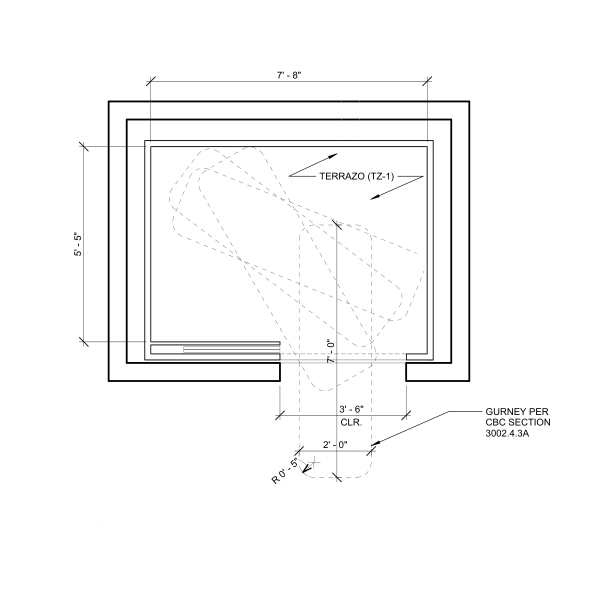
#> input picture backend/converted_images/Sheet-430_SHUTTLE_GURNEY_ELEVATOR_CAR.png, 1189 x 1187 px, given in place of out.png, which was not available (shown at 1/2 size)
$ python mathtest.py out.png
#> lines starting #> are read from the running program, lines starting #| are printed output that depends on the picture; after the words box and inside, x2 and y2 are one past the last pixel; in counts of white or black regions, pixels touching at a corner belong together; pictures that were not available may be replaced by others from this repository, and a replacement may not be noted
#!/usr/bin/env python3
"""
Click-based annotation remover - VISUAL VERSION
All objects are shown in RED outlines so you can see them
"""

import cv2
import numpy as np
import sys
from pathlib import Path

MIN_AREA = 50
MAX_AREA = 200000

class ClickRemover:
    def __init__(self, image_path):
#> called with image_path = 'out.png'
        self.original = cv2.imread(str(image_path))
#> self.original is the input picture: shape (1187, 1189, 3); min 0, max 255, mean 249.3
        if self.original is None:
            raise ValueError(f"Cannot load {image_path}")

        self.img = self.original.copy()

        # Find all objects - try multiple thresholds
        gray = cv2.cvtColor(self.img, cv2.COLOR_BGR2GRAY)

        # Debug: save binary image
        _, binary = cv2.threshold(gray, 150, 255, cv2.THRESH_BINARY_INV)
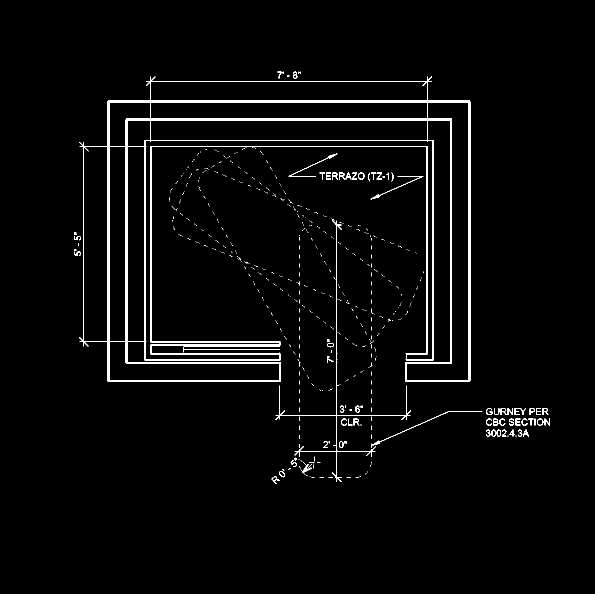
#> binary: shape (1187, 1189) (shown at 1/2 size); 2.5% white; 667 white regions (606 under 20 px)
        cv2.imwrite('/tmp/debug_binary.png', binary)
        print(f"DEBUG: Saved binary image to /tmp/debug_binary.png")

        contours, _ = cv2.findContours(binary, cv2.RETR_EXTERNAL, cv2.CHAIN_APPROX_SIMPLE)
#> contours = 667 contours, 611 with area under 20; largest, box (x1, y1, x2, y2) and area: (158, 153, 941, 764) 187396, (550, 438, 822, 964) 241, (742, 822, 965, 896) 182, (716, 345, 729, 359) 132, (1074, 837, 1087, 851) 130

        print(f"DEBUG: Found {len(contours)} total contours before filtering")
#| DEBUG: Found 667 total contours before filtering

        # Filter by area and store with info
        self.contours = []
        for i, cnt in enumerate(contours):
            area = cv2.contourArea(cnt)
            if MIN_AREA < area < MAX_AREA:
                self.contours.append(cnt)
                x, y, w, h = cv2.boundingRect(cnt)
                if i < 10:  # Show first 10
                    print(f"  Object {len(self.contours)-1}: area={area:.0f}, pos=({x},{y}), size={w}x{h}")
#> this loop made 667 passes
#> (area, x, y, w, h) on passes 8, 13, 24, 35, 42, 46, 47, 53, 60, 62, 67, 69: (79, 543, 952, 17, 16), (91.5, 558, 942, 12, 13), (82.5, 602, 923, 22, 26), (89, 678, 882, 9, 14), (53, 1046, 859, 12, 14), (88.5, 993, 859, 9, 14), (88.5, 983, 859, 9, 14), (129.5, 1074, 837, 13, 14), (114, 986, 837, 11, 14), (79.5, 707, 837, 12, 14), (182.5, 742, 822, 223, 74), (80, 1085, 816, 12, 14)
#> area on passes 27, 37, 43, 44, 45, 48: 29.5, 27, 25, 48.5, 27.5, 23.5
#|   Object 0: area=79, pos=(543,952), size=17x16
#> after the loop, self.contours = 25 contours; largest, box (x1, y1, x2, y2) and area: (158, 153, 941, 764) 187396, (550, 438, 822, 964) 241, (742, 822, 965, 896) 182, (716, 345, 729, 359) 132, (1074, 837, 1087, 851) 130

        self.prototype_idx = None
        self.selected = []

        print(f"\n✓ Found {len(self.contours)} objects (filtered {MIN_AREA}-{MAX_AREA} pixels)")
#| ✓ Found 25 objects (filtered 50-200000 pixels)
        if len(self.contours) == 0:
            print("⚠ WARNING: No objects found! Try adjusting MIN_AREA/MAX_AREA")
        else:
            print("You should see RED outlines on all objects")

    # [32 lines left out: functions find_at_point, find_similar, not called in this run]

    def get_display(self):
        """Create display image with overlays"""
        display = self.img.copy()

        # Draw ALL objects in RED so user can see them
        cv2.drawContours(display, self.contours, -1, (0, 0, 255), 2)
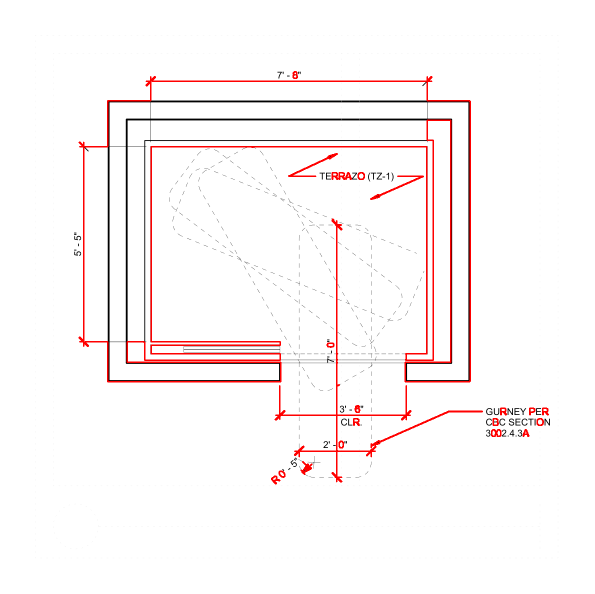
#> display: shape (1187, 1189, 3) (shown at 1/2 size); 2.1% of pixels changed, all inside (x1, y1, x2, y2) = (157, 142, 1098, 969)

        # Draw selected in GREEN
        for idx in self.selected:
            if idx < len(self.contours):
                cv2.drawContours(display, [self.contours[idx]], -1, (0, 255, 0), 3)

        # Draw prototype in BLUE (thicker)
        if self.prototype_idx is not None:
            cv2.drawContours(display, [self.contours[self.prototype_idx]], -1, (255, 0, 0), 4)

        # Add text instructions
        cv2.putText(display, "All objects in RED | Selected in GREEN | Prototype in BLUE",
                    (10, 30), cv2.FONT_HERSHEY_SIMPLEX, 0.7, (255, 255, 255), 2)
        cv2.putText(display, f"Found {len(self.contours)} objects | Selected: {len(self.selected)}",
                    (10, 60), cv2.FONT_HERSHEY_SIMPLEX, 0.7, (255, 255, 255), 2)

        return display

    # [57 lines left out: functions remove_selected, mouse_callback, not called in this run]

    def run(self):
        print("\n" + "="*70)
        print("CLICK anywhere on a RED object to select it")
        print("Press 'F' - Find similar shapes (they turn GREEN)")
        print("Press 'D' - Delete all selected (GREEN + BLUE)")
        print("Press 'C' - Clear selection")
        print("Press 'S' - Save result")
        print("Press 'Q' - Quit")
        print("="*70 + "\n")

        window = 'Click Remover - RED=all, BLUE=prototype, GREEN=selected'
        cv2.namedWindow(window, cv2.WINDOW_NORMAL)
        cv2.setMouseCallback(window, self.mouse_callback)

        cv2.imshow(window, self.get_display())

        while True:
            key = cv2.waitKey(1) & 0xFF
#> (key q is pressed here)

            if key == ord('f'):
                if self.prototype_idx is not None:
                    print(f"\n🔍 Finding shapes similar to object #{self.prototype_idx}...")
                    self.selected = self.find_similar(self.prototype_idx)
                    print(f"✓ Found {len(self.selected)} similar objects (now GREEN)")
                    cv2.imshow(window, self.get_display())
                else:
                    print("⚠ Click on a RED object first!")

            elif key == ord('d'):
                self.remove_selected()
                cv2.imshow(window, self.get_display())

            elif key == ord('c'):
                self.selected = []
                self.prototype_idx = None
                print("✓ Cleared selection")
                cv2.imshow(window, self.get_display())

            elif key == ord('s'):
                out = Path(sys.argv[1]).parent / f"{Path(sys.argv[1]).stem}_cleaned.png"
                cv2.imwrite(str(out), self.img)
                print(f"💾 Saved to {out}")

            elif key == ord('q'):
                break

        cv2.destroyAllWindows()

if __name__ == "__main__":
    if len(sys.argv) < 2:
        print("Usage: python3 mathtest.py <image_path>")
        sys.exit(1)

    try:
        remover = ClickRemover(sys.argv[1])
        remover.run()
    except Exception as e:
        print(f"Error: {e}")
        import traceback
        traceback.print_exc()

$ run again, on backend/converted_images/Sheet-600_FIRE_EXTINGUISHER_CABINET.png
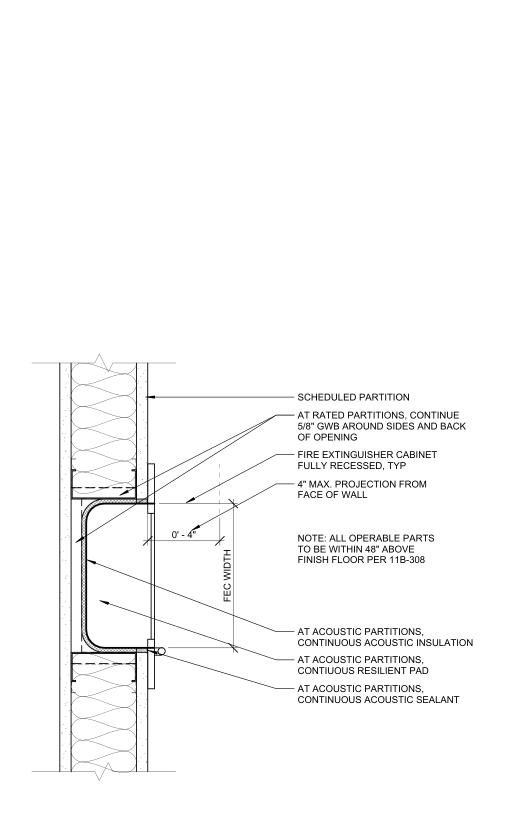
#> input picture backend/converted_images/Sheet-600_FIRE_EXTINGUISHER_CABINET.png, 1032 x 1676 px, given in place of out.png, which was not available (shown at 1/2 size)
#> in __init__, self.original is the input picture: shape (1676, 1032, 3); min 0, max 255, mean 249.6
#> in __init__, `_, binary = cv2.threshold(gray, 150, 255, cv2.THRESH_BINARY_INV)`:
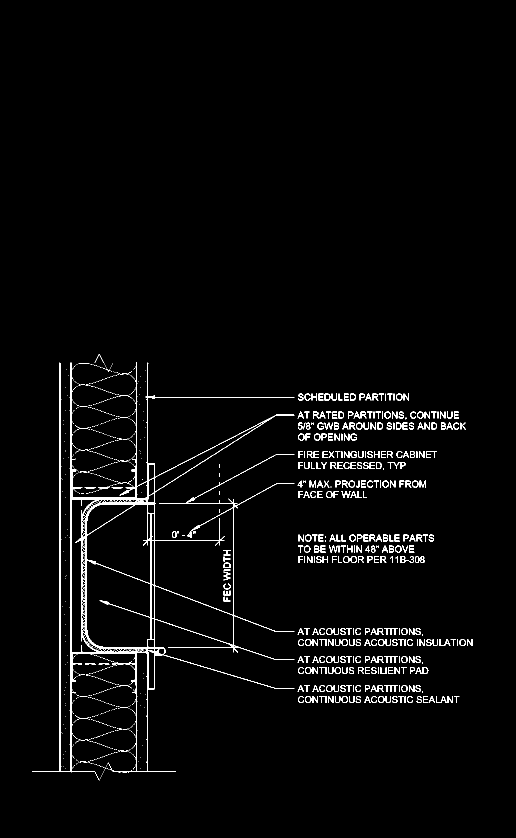
#> binary: shape (1676, 1032) (shown at 1/2 size); 2.4% white in thin lines or dots, all inside (x1, y1, x2, y2) = (64, 708, 945, 1561)
#> contours = 1064 contours, 763 with area under 20; largest, box (x1, y1, x2, y2) and area: (64, 725, 589, 1561) 77884, (756, 1392, 769, 1406) 132, (683, 1392, 696, 1406) 132, (610, 1392, 623, 1406) 132, (610, 1334, 623, 1348) 132
#| DEBUG: Found 1064 total contours before filtering
#> the loop in __init__, `for i, cnt in enumerate(contours):` made 1064 passes
#> (area, x, y, w) on passes 217, 219, 227, 229, 232, 238, 270, 275: (52, 881, 1392, 12), (52, 858, 1392, 12), (132, 756, 1392, 13), (52, 729, 1392, 12), (132, 683, 1392, 13), (132, 610, 1392, 13), (128.5, 802, 1370, 14), (82.5, 755, 1370, 12)
#> after the loop in __init__, `for i, cnt in enumerate(contours):`: self.contours = 113 contours; largest, box (x1, y1, x2, y2) and area: (64, 725, 589, 1561) 77884, (756, 1392, 769, 1406) 132, (683, 1392, 696, 1406) 132, (610, 1392, 623, 1406) 132, (610, 1334, 623, 1348) 132
#| ✓ Found 113 objects (filtered 50-200000 pixels)
#> in get_display, `cv2.drawContours(display, self.contours, -1, (0, 0, 255), 2)`:
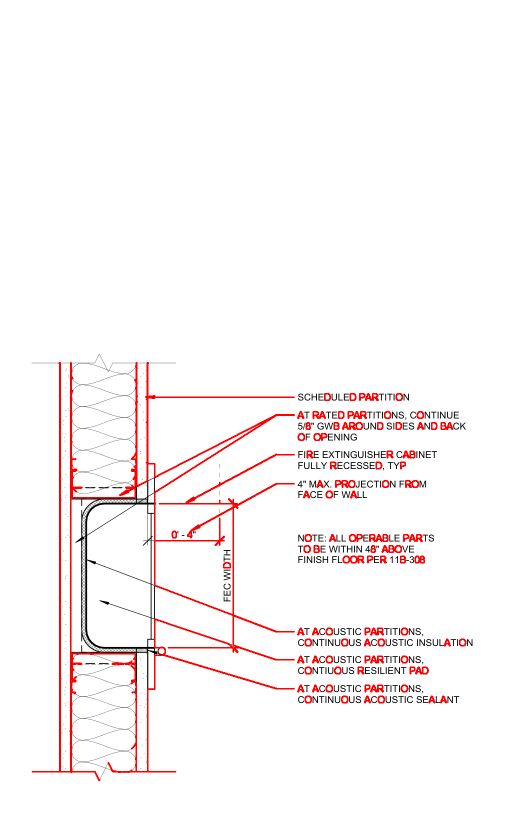
#> display: shape (1676, 1032, 3) (shown at 1/2 size); 2.3% of pixels changed, all inside (x1, y1, x2, y2) = (63, 724, 933, 1562)

$ run again, on backend/converted_images/Sheet-600_FIRE_EXTINGUISHER_CABINET_(2).png
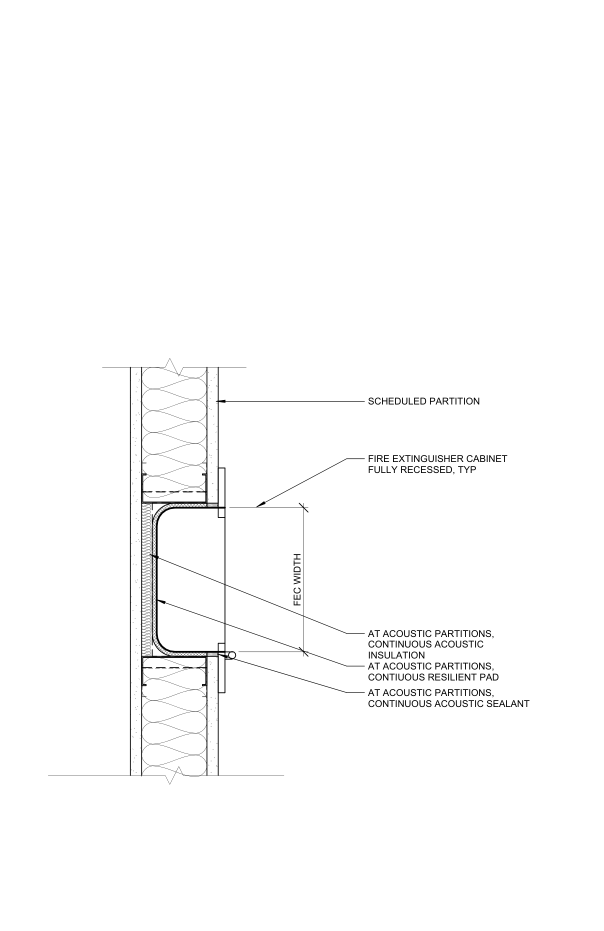
#> input picture backend/converted_images/Sheet-600_FIRE_EXTINGUISHER_CABINET_(2).png, 1207 x 1862 px, given in place of out.png, which was not available (shown at 1/2 size)
#> in __init__, self.original is the input picture: shape (1862, 1207, 3); min 0, max 255, mean 251.9
#> in __init__, `_, binary = cv2.threshold(gray, 150, 255, cv2.THRESH_BINARY_INV)`:
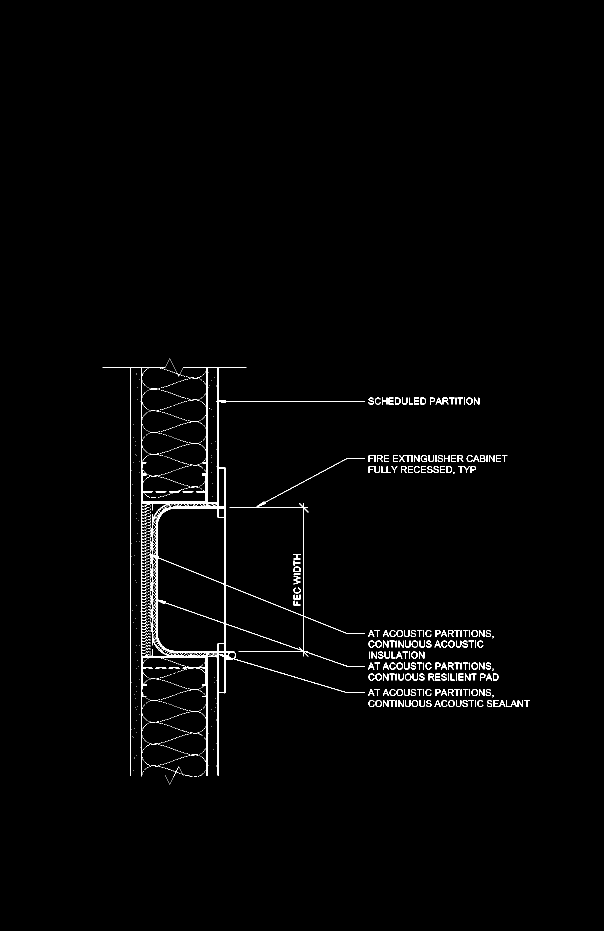
#> binary: shape (1862, 1207) (shown at 1/2 size); 1.4% white in thin lines or dots, all inside (x1, y1, x2, y2) = (205, 716, 1059, 1569)
#> contours = 934 contours, 757 with area under 20; largest, box (x1, y1, x2, y2) and area: (205, 734, 730, 1553) 75534, (943, 1378, 956, 1392) 132, (793, 1378, 806, 1392) 132, (943, 1325, 956, 1339) 132, (793, 1325, 806, 1339) 132
#| DEBUG: Found 934 total contours before filtering
#> the loop in __init__, `for i, cnt in enumerate(contours):` made 934 passes
#> (area, x, y, w) on passes 239, 240, 248, 250, 253, 259, 296, 301: (71.5, 1012, 1400, 22), (53.5, 998, 1400, 13), (127.5, 896, 1400, 13), (53.5, 869, 1400, 13), (127.5, 823, 1400, 13), (129.5, 751, 1400, 13), (132, 943, 1378, 13), (80, 896, 1378, 12)
#> after the loop in __init__, `for i, cnt in enumerate(contours):`: self.contours = 55 contours; largest, box (x1, y1, x2, y2) and area: (205, 734, 730, 1553) 75534, (943, 1378, 956, 1392) 132, (793, 1378, 806, 1392) 132, (943, 1325, 956, 1339) 132, (793, 1325, 806, 1339) 132
#| ✓ Found 55 objects (filtered 50-200000 pixels)
#> in get_display, `cv2.drawContours(display, self.contours, -1, (0, 0, 255), 2)`:
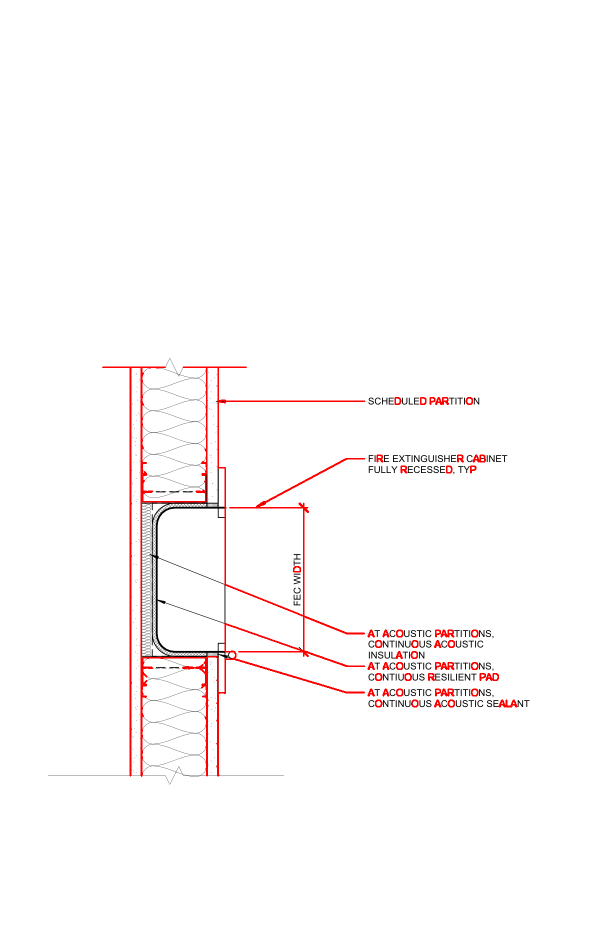
#> display: shape (1862, 1207, 3) (shown at 1/2 size); 1.25% of pixels changed, all inside (x1, y1, x2, y2) = (204, 733, 1035, 1554)
